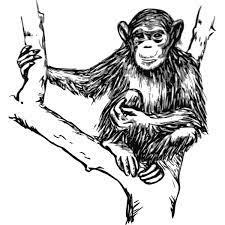
#> input picture Ex 4/monkey.jpg, 225 x 225 px
$ python assign4.py
#> lines starting #> are read from the running program, lines starting #| are printed output that depends on the picture
#> the answer given: monkey.jpg
#> the answer given: 1
#> in main, original_image is the input picture: shape (225, 225); min 0, max 255, mean 203.2
#> the answer given: 100
#> the answer given: 3
#> the answer given: 3
'''
Aluno: Dalton Hiroshi Sato
nUSP: 11275172
SCC0251 - Processamento de Imagens
Ano: 2022
Semestre: 1º
Assignment 4 - Image Restoration
'''

# Imports section
#from scipy.signal import convolve2d
from numpy.fft import fft2, ifft2, fftshift, ifftshift

import numpy as np
import matplotlib.pyplot as plt
import imageio
#import cv2

##################################################################################################
# Auxiliary functions

# [36 lines left out: functions normalize, change_max_value, not called in this run]


def printRMSE(
    input_image: np.ndarray,
    reference_image: np.ndarray) -> None:

    '''
    Prints the RMSE according to the specification.

    Parameters:
    input_image (np.ndarray): Original image
    reference_image (np.ndarray): Altered image

    Return:
    None
    '''

    def RMSE(
        input_image: np.ndarray,
        output_image: np.ndarray) -> float:

        '''
        Calculates the diference between the generated image and a comparison image.

        Parameters:
        input_image (np.ndarray): Original image
        output_image (np.ndarray): Altered image

        Return:
        float: Error calculated
        '''

        input_image = input_image.astype(float)
        output_image = output_image.astype(float)

        error: float = 0

        for i, j in np.ndindex(input_image.shape):
            error += (input_image[i, j] - output_image[i, j])**2

        error /= input_image.shape[0]*input_image.shape[1]

        return np.sqrt(error)

    print("%.4f" % RMSE(input_image, reference_image))


# [48 lines left out: functions get_motion_psf, gaussian_noise, not called in this run]

def gaussian_filter(
    k=5, sigma=1.0) -> np.ndarray:

    ''' Gaussian filter
    :param k: defines the lateral size of the kernel/filter, default 5
    :param sigma: standard deviation (dispersion) of the Gaussian distribution
    :return matrix with a filter [k x k] to be used in convolution operations
    '''
    arx = np.arange((-k // 2) + 1.0, (k // 2) + 1.0)
    x, y = np.meshgrid(arx, arx)
    filt = np.exp(-(1/2) * (np.square(x) + np.square(y)) / np.square(sigma))
    return filt / np.sum(filt)


def myConvolve2d(
    original_image: np.ndarray,
    kernel: np.ndarray) -> np.ndarray:
    '''
    Convolution 2D of a image, given a kernel to apply, similar to the process done in the assigment 2

    Parameters:
    original_image (np.ndarray): Given image to convolve
    kernel (np.ndarray): Kernel applied in the convolution

    Returns:
    np.ndarray: Convolved image
    '''

    M, N = original_image.shape
#> M = 225; N = 225

    filter_size: int = kernel.shape[0]
#> filter_size = 100
    ratio: int = int(filter_size/2)
#> ratio = 50

    padded_image = np.pad(original_image, ratio, 'edge')
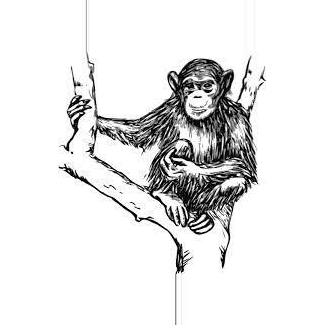
#> padded_image: shape (325, 325); min 0, max 255, mean 230
    convolvedImage = np.zeros((M,N), np.float32)

    for x, y in np.ndindex (M, N):
        convolvedImage[x, y] = np.sum(padded_image[x:x+filter_size, y:y+filter_size] * kernel[:filter_size, :filter_size])
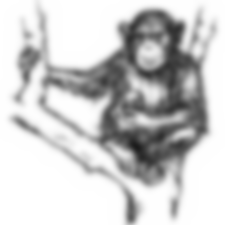
#> convolvedImage: shape (225, 225) float32; min 27.73, max 255, mean 203.2

    convolvedImage.astype(np.uint8)

    return convolvedImage


##################################################################################################
# Main functions

def method_one(
    original_image: np.ndarray) -> np.ndarray:
    '''
    Method that will apply the CLSQ (Constraint least-squares Filter) to the image.

    Parameters:
    original_image (np.ndarray): Given image to restore

    Return:
    np.ndarray: Restored image
    '''

    def constrained_ls_filter(
        blurred_image: np.ndarray,
        kernel: np.ndarray,
        laplacian: np.ndarray,
        gamma: float) -> np.ndarray:
        '''
        CLSQ filter.

        Parameters:
        blurred_image (np.ndarray): Image blurred to be restored
        kernel (np.ndarray): PSF generated from the image
        laplacian (np.ndarray): Laplacian filter
        gamma (float): Gamma value for the CLSQ image

        Return:
        np.ndarray: Restored image
        '''
#> called with laplacian = array of shape (3, 3), gamma = 3
        restored_image = (blurred_image)
        restored_image = fftshift(fft2(restored_image))
        kernel = fftshift(fft2(kernel, s=blurred_image.shape))

        P = fftshift(fft2(laplacian, s=blurred_image.shape))

        # Apply the CLSQ filter, as shown in the class
        kernel = np.conj(kernel) / ((np.abs(kernel)**2) + (gamma * np.abs(P)**2))

        restored_image = restored_image * kernel
        restored_image = np.abs(ifft2(ifftshift(restored_image)))
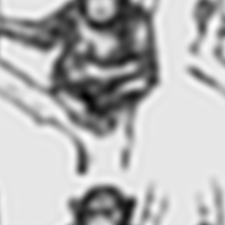
#> restored_image: shape (225, 225) float64; min 8.48, max 281, mean 203.2; drawn with min black and max white
        return restored_image

    degradation_filter_size: int = int(input())
    sigma_value: float = float(input())
    gamma_value: float = float(input())

    blurred_image: np.ndarray = (original_image)

    # Here we blur the image so we can 'unblur' it
    g_filter: np.ndarray = gaussian_filter(degradation_filter_size, sigma_value)

    blurred_image = myConvolve2d(original_image, g_filter)

    # Laplacian operator
    P = np.array([[0, -1, 0], [-1, 4, -1], [0, -1, 0]])

    blurred_image = constrained_ls_filter(blurred_image, g_filter, P, gamma_value)
    blurred_image = np.clip(blurred_image.astype(int), 0, 255)
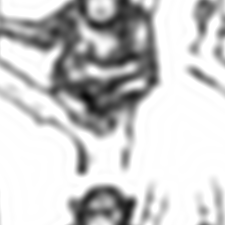
#> blurred_image: shape (225, 225) int64; min 8, max 255, mean 201.9

    return blurred_image.astype(np.uint8)


# [78 lines left out: function method_two, not called in this run]


##################################################################################################
# Main

def main():
    '''
    Main function. Given an input image and a selected choice (1 for CLSQ and 2 for RL deconvolution),
    it will be restored where possible following the steps instructed.
    '''

    input_image_name: str = input().rstrip()
    method_choice: int = int(input())

    original_image: np.ndarray = imageio.imread(input_image_name)
    restored_image: np.ndarray

    if(method_choice == 1):
        restored_image = method_one(original_image)
    elif(method_choice == 2):
        restored_image = method_two(original_image)
    else:
        raise ValueError("Valor digitado incorreto!")

    #imageio.imwrite(f'restored_image.jpg', restored_image)
    printRMSE(original_image, restored_image)
#> the loop in RMSE, `for i, j in np.ndindex(input_image.shape):` made 50625 passes
#> error on passes 1 to 3: 900, 1224, 1273
#> after the loop in RMSE, `for i, j in np.ndindex(input_image.shape):`: error = 563499317
#> in RMSE, `error /= input_image.shape[0]*input_image.shape[1]`: error = 11130.9
#| 105.5028

    fig = plt.figure(figsize=(10,10))
    ax1 = fig.add_subplot(121)
    ax1.imshow(original_image, cmap="gray")
    ax2 = fig.add_subplot(122)
    ax2.imshow(restored_image, cmap="gray")
    plt.show()


if __name__ == '__main__':
    main()
